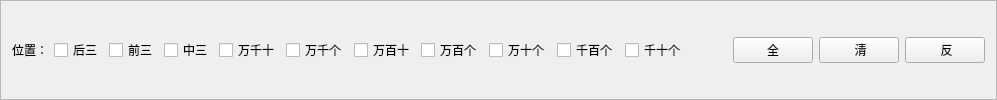
        <widget class="QFrame" name="frameThreeStartZ">
         <property name="frameShape">
          <enum>QFrame::StyledPanel</enum>
         </property>
         <property name="frameShadow">
          <enum>QFrame::Raised</enum>
         </property>
         <layout class="QVBoxLayout" name="verticalLayout_2">
          <item>
           <layout class="QHBoxLayout" name="horizontalLayout_6">
            <item>
             <layout class="QHBoxLayout" name="horizontalLayout_2">
              <item>
               <widget class="QLabel" name="label_2">
                <property name="text">
                 <string>位置：</string>
                </property>
               </widget>
              </item>
              <item>
               <widget class="QCheckBox" name="checkBox_11">
                <property name="text">
                 <string>后三</string>
                </property>
               </widget>
              </item>
              <item>
               <widget class="QCheckBox" name="checkBox_12">
                <property name="text">
                 <string>前三</string>
                </property>
               </widget>
              </item>
              <item>
               <widget class="QCheckBox" name="checkBox_21">
                <property name="text">
                 <string>中三</string>
                </property>
               </widget>
              </item>
              <item>
               <widget class="QCheckBox" name="checkBox_13">
                <property name="text">
                 <string>万千十</string>
                </property>
               </widget>
              </item>
              <item>
               <widget class="QCheckBox" name="checkBox_14">
                <property name="text">
                 <string>万千个</string>
                </property>
               </widget>
              </item>
              <item>
               <widget class="QCheckBox" name="checkBox_15">
                <property name="text">
                 <string>万百十</string>
                </property>
               </widget>
              </item>
              <item>
               <widget class="QCheckBox" name="checkBox_16">
                <property name="text">
                 <string>万百个</string>
                </property>
               </widget>
              </item>
              <item>
               <widget class="QCheckBox" name="checkBox_17">
                <property name="text">
                 <string>万十个</string>
                </property>
               </widget>
              </item>
              <item>
               <widget class="QCheckBox" name="checkBox_18">
                <property name="text">
                 <string>千百个</string>
                </property>
               </widget>
              </item>
              <item>
               <widget class="QCheckBox" name="checkBox_19">
                <property name="text">
                 <string>千十个</string>
                </property>
               </widget>
              </item>
             </layout>
            </item>
            <item>
             <spacer name="horizontalSpacer_2">
              <property name="orientation">
               <enum>Qt::Horizontal</enum>
              </property>
              <property name="sizeHint" stdset="0">
               <size>
                <width>40</width>
                <height>20</height>
               </size>
              </property>
             </spacer>
            </item>
            <item>
             <widget class="QPushButton" name="pushButton_13">
              <property name="text">
               <string>全</string>
              </property>
             </widget>
            </item>
            <item>
             <widget class="QPushButton" name="pushButton_12">
              <property name="text">
               <string> 清</string>
              </property>
             </widget>
            </item>
            <item>
             <widget class="QPushButton" name="pushButton_11">
              <property name="text">
               <string> 反</string>
              </property>
             </widget>
            </item>
           </layout>
          </item>
         </layout>
        </widget>
